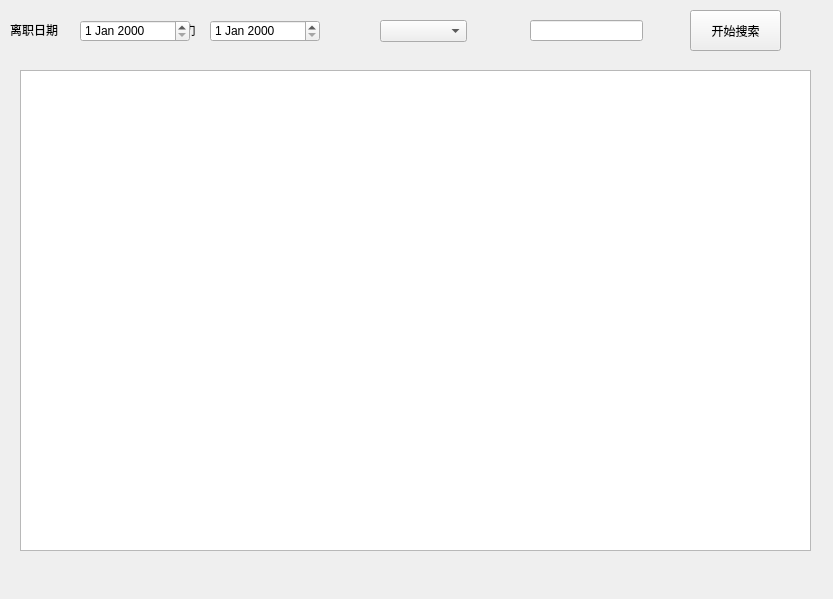
<?xml version="1.0" encoding="UTF-8"?>
<ui version="4.0">
 <class>SreachEmployee</class>
 <widget class="QWidget" name="SreachEmployee">
  <property name="geometry">
   <rect>
    <x>0</x>
    <y>0</y>
    <width>833</width>
    <height>599</height>
   </rect>
  </property>
  <property name="windowTitle">
   <string>Form</string>
  </property>
  <widget class="QDateEdit" name="search_start_date">
   <property name="geometry">
    <rect>
     <x>80</x>
     <y>20</y>
     <width>110</width>
     <height>22</height>
    </rect>
   </property>
  </widget>
  <widget class="QComboBox" name="search_department">
   <property name="geometry">
    <rect>
     <x>380</x>
     <y>20</y>
     <width>87</width>
     <height>22</height>
    </rect>
   </property>
  </widget>
  <widget class="QLineEdit" name="search_employee_name">
   <property name="geometry">
    <rect>
     <x>530</x>
     <y>20</y>
     <width>113</width>
     <height>21</height>
    </rect>
   </property>
  </widget>
  <widget class="QPushButton" name="search_ok_btn">
   <property name="geometry">
    <rect>
     <x>690</x>
     <y>10</y>
     <width>91</width>
     <height>41</height>
    </rect>
   </property>
   <property name="text">
    <string>开始搜索</string>
   </property>
  </widget>
  <widget class="QLabel" name="label">
   <property name="geometry">
    <rect>
     <x>10</x>
     <y>20</y>
     <width>791</width>
     <height>20</height>
    </rect>
   </property>
   <property name="text">
    <string>离职日期                -                 部门             员工名</string>
   </property>
  </widget>
  <widget class="QDateEdit" name="search_end_date">
   <property name="geometry">
    <rect>
     <x>210</x>
     <y>20</y>
     <width>110</width>
     <height>22</height>
    </rect>
   </property>
  </widget>
  <widget class="QTableView" name="employee_info">
   <property name="geometry">
    <rect>
     <x>20</x>
     <y>70</y>
     <width>791</width>
     <height>481</height>
    </rect>
   </property>
  </widget>
  <zorder>label</zorder>
  <zorder>search_start_date</zorder>
  <zorder>search_department</zorder>
  <zorder>search_employee_name</zorder>
  <zorder>search_ok_btn</zorder>
  <zorder>search_end_date</zorder>
  <zorder>employee_info</zorder>
 </widget>
 <resources/>
 <connections/>
</ui>
